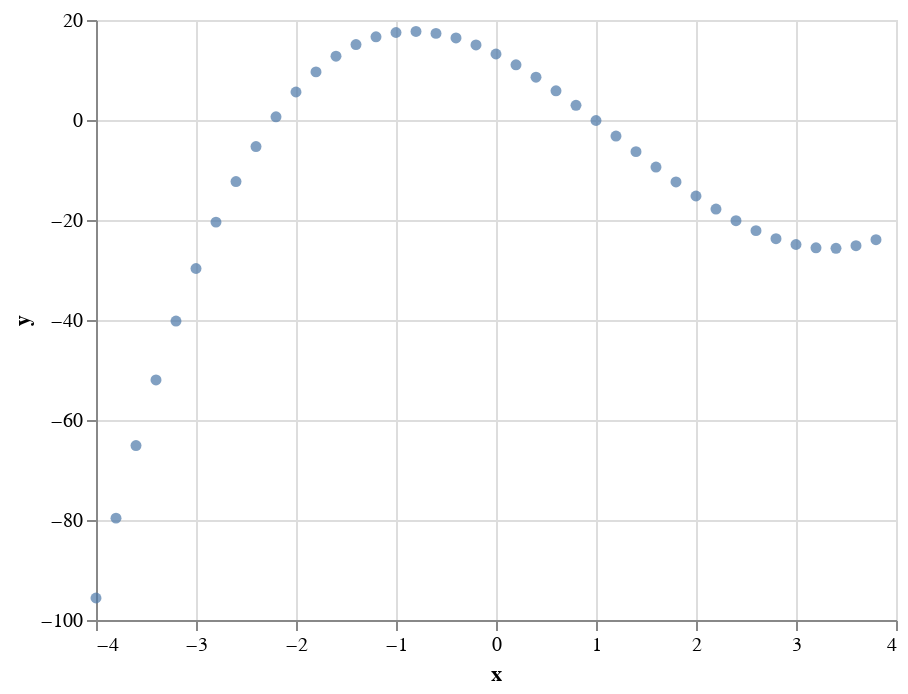

Notebook cell for this chart:
### Code cell
df = pd.DataFrame({"x": np.arange(-4,4,0.2)})
df["y"] = df["x"].map(f)

alt.Chart(df).mark_circle().encode(
     x="x",
     y="y"
)

### Figure 1 — Vega-Lite specification as saved in the notebook (floating-point values rounded to 4 significant figures)
{"config": {"view": {"continuousWidth": 400, "continuousHeight": 300}}, "data": {"name": "data-db6218eec4b9dcf3d7c1eb2a24414d27"}, "mark": "circle", "encoding": {"x": {"field": "x", "type": "quantitative"}, "y": {"field": "y", "type": "quantitative"}}, "$schema": "https://vega.github.io/schema/vega-lite/v4.17.0.json", "datasets": {"data-db6218eec4b9dcf3d7c1eb2a24414d27": [{"x": -4.0, "y": -95.6}, {"x": -3.8, "y": -79.63}, {"x": -3.6, "y": -65.11}, {"x": -3.4, "y": -51.98}, {"x": -3.2, "y": -40.2}, {"x": -3.0, "y": -29.7}, {"x": -2.8, "y": -20.42}, {"x": -2.6, "y": -12.31}, {"x": -2.4, "y": -5.309}, {"x": -2.2, "y": 0.6424}, {"x": -2.0, "y": 5.6}, {"x": -1.8, "y": 9.622}, {"x": -1.6, "y": 12.76}, {"x": -1.4, "y": 15.09}, {"x": -1.2, "y": 16.65}, {"x": -1.0, "y": 17.5}, {"x": -0.8, "y": 17.71}, {"x": -0.6, "y": 17.32}, {"x": -0.4, "y": 16.4}, {"x": -0.2, "y": 15.01}, {"x": 3.553e-15, "y": 13.2}, {"x": 0.2, "y": 11.03}, {"x": 0.4, "y": 8.557}, {"x": 0.6, "y": 5.839}, {"x": 0.8, "y": 2.934}, {"x": 1.0, "y": -0.1}, {"x": 1.2, "y": -3.206}, {"x": 1.4, "y": -6.327}, {"x": 1.6, "y": -9.405}, {"x": 1.8, "y": -12.38}, {"x": 2.0, "y": -15.2}, {"x": 2.2, "y": -17.8}, {"x": 2.4, "y": -20.13}, {"x": 2.6, "y": -22.13}, {"x": 2.8, "y": -23.74}, {"x": 3.0, "y": -24.9}, {"x": 3.2, "y": -25.56}, {"x": 3.4, "y": -25.66}, {"x": 3.6, "y": -25.13}, {"x": 3.8, "y": -23.93}]}}
